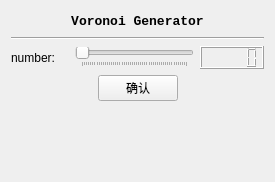
<?xml version="1.0" encoding="UTF-8"?>
<ui version="4.0">
 <class>VoronoiWidget</class>
 <widget class="QWidget" name="VoronoiWidget">
  <property name="geometry">
   <rect>
    <x>0</x>
    <y>0</y>
    <width>275</width>
    <height>182</height>
   </rect>
  </property>
  <property name="windowTitle">
   <string>Voronoi Generator</string>
  </property>
  <layout class="QVBoxLayout" name="verticalLayout">
   <item>
    <layout class="QHBoxLayout" name="horizontalLayout">
     <item>
      <spacer name="horizontalSpacer">
       <property name="orientation">
        <enum>Qt::Horizontal</enum>
       </property>
       <property name="sizeHint" stdset="0">
        <size>
         <width>40</width>
         <height>20</height>
        </size>
       </property>
      </spacer>
     </item>
     <item>
      <widget class="QLabel" name="label">
       <property name="font">
        <font>
         <family>Courier New</family>
         <pointsize>10</pointsize>
         <weight>75</weight>
         <bold>true</bold>
        </font>
       </property>
       <property name="text">
        <string>Voronoi Generator</string>
       </property>
       <property name="alignment">
        <set>Qt::AlignCenter</set>
       </property>
      </widget>
     </item>
     <item>
      <spacer name="horizontalSpacer_2">
       <property name="orientation">
        <enum>Qt::Horizontal</enum>
       </property>
       <property name="sizeHint" stdset="0">
        <size>
         <width>40</width>
         <height>20</height>
        </size>
       </property>
      </spacer>
     </item>
    </layout>
   </item>
   <item>
    <widget class="Line" name="line">
     <property name="orientation">
      <enum>Qt::Horizontal</enum>
     </property>
    </widget>
   </item>
   <item>
    <layout class="QHBoxLayout" name="horizontalLayout_3">
     <item>
      <widget class="QLabel" name="label_3">
       <property name="text">
        <string>number:    </string>
       </property>
      </widget>
     </item>
     <item>
      <widget class="QSlider" name="number_SL">
       <property name="maximum">
        <number>50</number>
       </property>
       <property name="pageStep">
        <number>1</number>
       </property>
       <property name="orientation">
        <enum>Qt::Horizontal</enum>
       </property>
       <property name="tickPosition">
        <enum>QSlider::TicksBelow</enum>
       </property>
      </widget>
     </item>
     <item>
      <widget class="QLCDNumber" name="number_LCD"/>
     </item>
    </layout>
   </item>
   <item>
    <layout class="QHBoxLayout" name="horizontalLayout_4">
     <item>
      <spacer name="horizontalSpacer_4">
       <property name="orientation">
        <enum>Qt::Horizontal</enum>
       </property>
       <property name="sizeHint" stdset="0">
        <size>
         <width>40</width>
         <height>20</height>
        </size>
       </property>
      </spacer>
     </item>
     <item>
      <widget class="QPushButton" name="confirm_BT">
       <property name="text">
        <string>确认</string>
       </property>
      </widget>
     </item>
     <item>
      <spacer name="horizontalSpacer_3">
       <property name="orientation">
        <enum>Qt::Horizontal</enum>
       </property>
       <property name="sizeHint" stdset="0">
        <size>
         <width>40</width>
         <height>20</height>
        </size>
       </property>
      </spacer>
     </item>
    </layout>
   </item>
   <item>
    <spacer name="verticalSpacer">
     <property name="orientation">
      <enum>Qt::Vertical</enum>
     </property>
     <property name="sizeHint" stdset="0">
      <size>
       <width>20</width>
       <height>23</height>
      </size>
     </property>
    </spacer>
   </item>
  </layout>
  <zorder>verticalSpacer</zorder>
  <zorder>line</zorder>
 </widget>
 <resources/>
 <connections>
  <connection>
   <sender>number_SL</sender>
   <signal>valueChanged(int)</signal>
   <receiver>number_LCD</receiver>
   <slot>display(int)</slot>
   <hints>
    <hint type="sourcelabel">
     <x>148</x>
     <y>64</y>
    </hint>
    <hint type="destinationlabel">
     <x>229</x>
     <y>63</y>
    </hint>
   </hints>
  </connection>
 </connections>
</ui>
